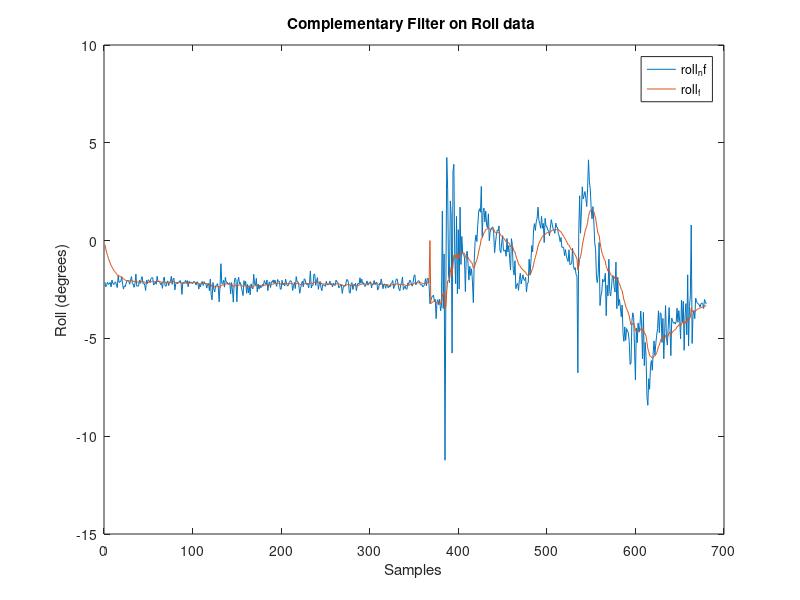

MATLAB code to generate this figure:
%  Graph Plot Code
%
%  This code generates graphs from the measurement file created by the Arduino nano saved as .txt file.
%
% // Created: BJGW DU PLESSIS
% // Student Number: 18989780
% // Modified: 2019/07/16
% // Version: 0.1

clear all;
close all;                   
clc


% Read in .tx.t file to array
 IMU_data=dlmread('complementary_filter_pitch_a01.csv');
% Mag_data=dlmread('raw_mag_outside_balcony.csv');
% Mag_data=dlmread('coetzenburg_mag_3.csv');


% Copy Accelerometer data to inidividual axis array
% a_x=IMU_data(:,1);
% a_y=IMU_data(:,2);
% a_z=IMU_data(:,3);

% Copy Gyroscope data to inidividual axis array
% g_x=IMU_data(:,1);
% g_y=IMU_data(:,2);
% g_z=IMU_data(:,3);

% Plot Accelerometer Graphs
% [n,p] = size(a_x);
% t= 1:n;
% figure(1);
% plot(t,a_x);
% hold on
% plot(t,a_y);
% plot(t,a_z);
% legend('a_x','a_y','a_z');
% xlabel('Samples'), ylabel('Acceleration (g)')
% title('Accelerometer Data ')
% hold off

% Plot Gyroscope Graphs and get mean
% [n,p] = size(g_x);
% t= 1:n;
% figure(1);
% plot(t,g_x);
% hold on
% plot(t,g_y);
% plot(t,g_z);
% legend('g_x','g_y','g_z');
% xlabel('Samples'), ylabel('Angular velocity (dps)')
% title('Gyroscope Data ')
% hold off
% 
% Mean_gx = mean(g_x)
% Mean_gy = mean(g_y)
% Mean_gz = mean(g_z)

% Plot Yaw Graph
% figure(3);
% plot(t,IMU_data(:,7));
% xlabel('Samples'), ylabel('Yaw (degrees)')
% title('Yaw ')

% Copy Magnetometer data to inidividual axis array
% m_x=Mag_data(:,1);
% m_y=Mag_data(:,2);
% m_z=Mag_data(:,3);
% 
% % m_x2=Mag_data2(:,1);
% % m_y2=Mag_data2(:,2);
% % m_z2=Mag_data2(:,3);
% % % 
% % Plot Magnetometer 3D Scatter Plot 
% figure(1);
% scatter3(m_x,m_y,m_z);

% figure(2);
% scatter3(m_x2,m_y2,m_z2);

%#######################################################################%
% Copy Filtered and Non Filtered Roll test data data to inidividual axis array
roll_nf=IMU_data(:,2);
roll_f=IMU_data(:,4);

% Plot Filtered and Non Filtered Roll test Plot 
[n,p] = size(roll_nf);
t= 1:n;
figure(1);
plot(t,roll_nf);
hold on
plot(t,roll_f);
legend('roll_nf','roll_f');
xlabel('Samples'), ylabel('Roll (degrees)')
title('Complementary Filter on Roll data ')
hold off

% 
% Copy Filtered and Non Filtered Pitch test data data to inidividual axis array
% pitch_nf=IMU_data(:,1);
% pitch_f=IMU_data(:,3);
% 
% Plot Filtered and Non Filtered Pitch test Plot 
% figure(2);
% plot(t,pitch_nf);
% hold on
% plot(t,pitch_f);
% legend('pitch_nf','pitch_f');
% xlabel('Samples'), ylabel('Pitch (degrees)')
% title('Complementary Filter on Pitch data ')
% hold off

%#######################################################################%
















